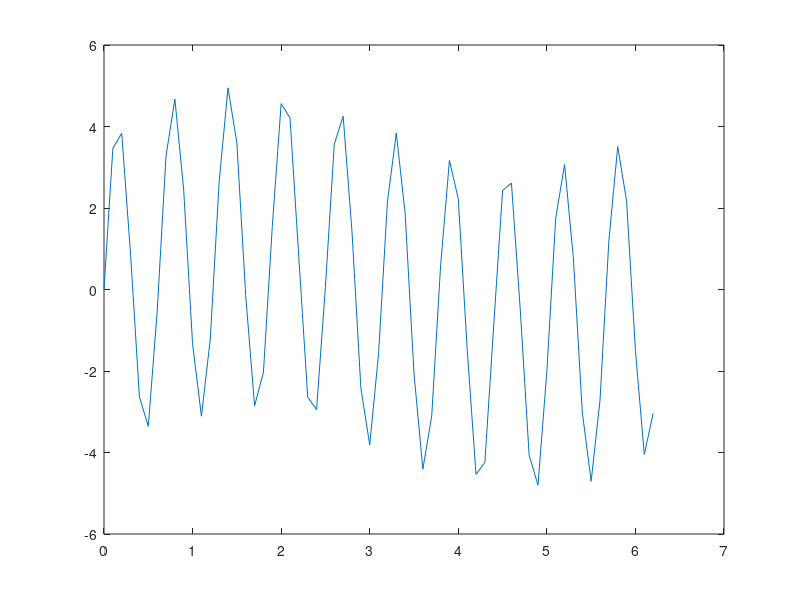

MATLAB code for this plot: (Note: this script raises an error after producing the figure.)
x = [0:0.1:2*pi]';
y = sin(x)+4*sin(x*10);
plot(x,y)


beta = nlinfit(x,y,@myfunc,[4,10,0,1,1,0]);
y2 = myfunc(beta,x);

hold on
plot(x,y2,'ro')